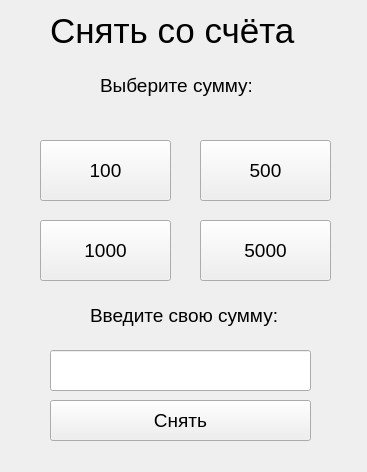
<?xml version="1.0" encoding="UTF-8"?>
<ui version="4.0">
 <class>Form</class>
 <widget class="QWidget" name="Form">
  <property name="geometry">
   <rect>
    <x>0</x>
    <y>0</y>
    <width>367</width>
    <height>472</height>
   </rect>
  </property>
  <property name="windowTitle">
   <string>Form</string>
  </property>
  <widget class="QPushButton" name="takeCash">
   <property name="geometry">
    <rect>
     <x>50</x>
     <y>400</y>
     <width>261</width>
     <height>41</height>
    </rect>
   </property>
   <property name="font">
    <font>
     <pointsize>14</pointsize>
    </font>
   </property>
   <property name="text">
    <string>Снять</string>
   </property>
  </widget>
  <widget class="QLineEdit" name="lineEdit_2">
   <property name="geometry">
    <rect>
     <x>50</x>
     <y>350</y>
     <width>261</width>
     <height>41</height>
    </rect>
   </property>
   <property name="inputMask">
    <string/>
   </property>
  </widget>
  <widget class="QLabel" name="label_4">
   <property name="geometry">
    <rect>
     <x>100</x>
     <y>60</y>
     <width>151</width>
     <height>51</height>
    </rect>
   </property>
   <property name="font">
    <font>
     <pointsize>14</pointsize>
    </font>
   </property>
   <property name="text">
    <string>Выберите сумму:</string>
   </property>
  </widget>
  <widget class="QLabel" name="label_6">
   <property name="geometry">
    <rect>
     <x>90</x>
     <y>300</y>
     <width>201</width>
     <height>31</height>
    </rect>
   </property>
   <property name="font">
    <font>
     <pointsize>14</pointsize>
    </font>
   </property>
   <property name="text">
    <string>Введите свою сумму:</string>
   </property>
  </widget>
  <widget class="QPushButton" name="pushButton_9">
   <property name="geometry">
    <rect>
     <x>200</x>
     <y>140</y>
     <width>131</width>
     <height>61</height>
    </rect>
   </property>
   <property name="font">
    <font>
     <pointsize>14</pointsize>
    </font>
   </property>
   <property name="text">
    <string>500</string>
   </property>
  </widget>
  <widget class="QPushButton" name="pushButton_6">
   <property name="geometry">
    <rect>
     <x>40</x>
     <y>140</y>
     <width>131</width>
     <height>61</height>
    </rect>
   </property>
   <property name="font">
    <font>
     <pointsize>14</pointsize>
    </font>
   </property>
   <property name="text">
    <string>100</string>
   </property>
  </widget>
  <widget class="QPushButton" name="pushButton_7">
   <property name="geometry">
    <rect>
     <x>40</x>
     <y>220</y>
     <width>131</width>
     <height>61</height>
    </rect>
   </property>
   <property name="font">
    <font>
     <pointsize>14</pointsize>
    </font>
   </property>
   <property name="text">
    <string>1000</string>
   </property>
  </widget>
  <widget class="QPushButton" name="pushButton_8">
   <property name="geometry">
    <rect>
     <x>200</x>
     <y>220</y>
     <width>131</width>
     <height>61</height>
    </rect>
   </property>
   <property name="font">
    <font>
     <pointsize>14</pointsize>
    </font>
   </property>
   <property name="text">
    <string>5000</string>
   </property>
  </widget>
  <widget class="QLabel" name="label_5">
   <property name="geometry">
    <rect>
     <x>50</x>
     <y>0</y>
     <width>261</width>
     <height>61</height>
    </rect>
   </property>
   <property name="font">
    <font>
     <pointsize>26</pointsize>
    </font>
   </property>
   <property name="text">
    <string>Снять со счёта</string>
   </property>
  </widget>
 </widget>
 <resources/>
 <connections/>
</ui>
